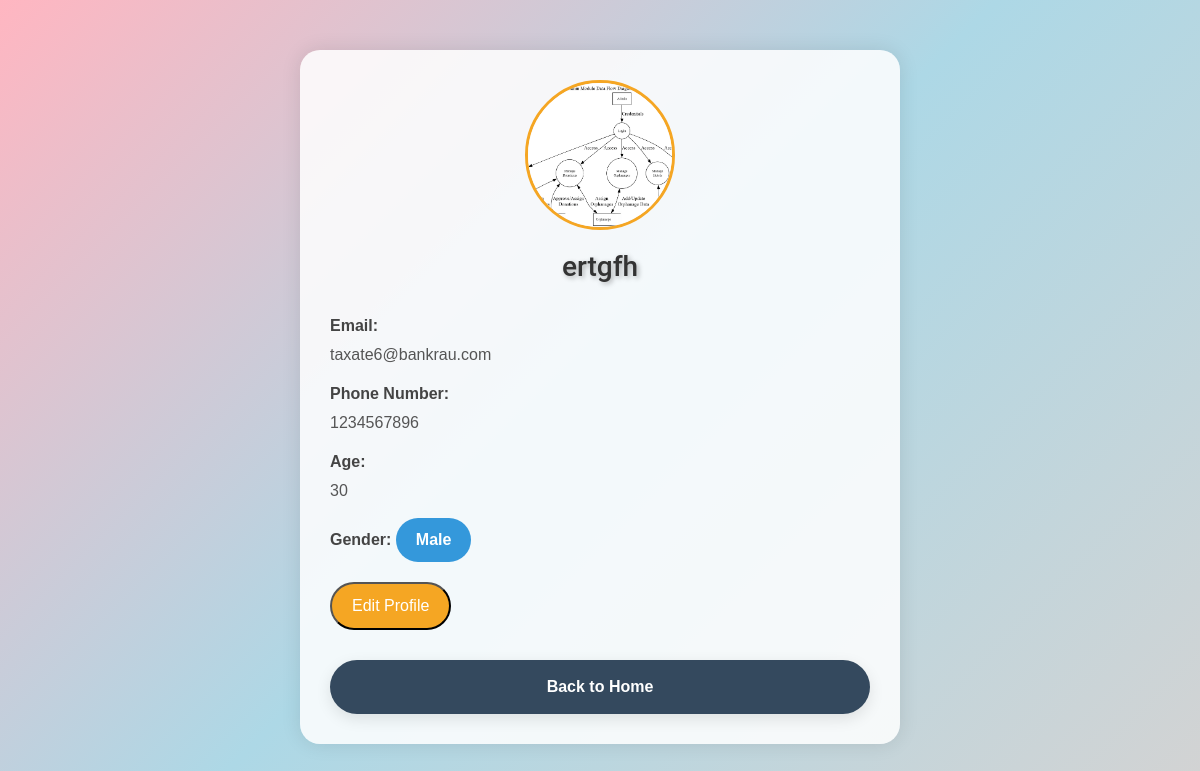
/coordinatorprofile/ (signed in), run on the app's committed database.
### sharebite/models.py (models this page shows, shortened)
class coordinator(models.Model):
    name=models.CharField(max_length=25,null=True,blank=True)
    email=models.EmailField(unique=True,null=True)
    number=models.IntegerField(null=True)
    password=models.CharField(max_length=100,null=True)
    image=models.ImageField(upload_to="userimg",null=True,blank=True)
    gender_choices=(
        ('MALE','male'),
        ('FEMALE','female')
    )
    gender=models.CharField(max_length=30,null=True,blank=True,choices=gender_choices)
    age=models.IntegerField(null=True,blank=True)

### sharebite/views.py (the view)
# urls.py: path('coordinatorprofile/',views.coordinatorprofile,name='coordinatorprofile'),
def coordinatorprofile(request):
   email=request.session['email']
   if email:
      user=coordinator.objects.get(email=email)
      return render(request,'coordinatorprofile.html',{'user':user})
   return render(request,"x.html")

### sharebite/templates/coordinatorprofile.html (shortened to what this page needs)
{% load static %}
<!DOCTYPE html>
<html lang="en">
<head>
    <link href="https://cdn.jsdelivr.net/npm/bootstrap@5.3.0/dist/css/bootstrap.min.css" rel="stylesheet">
</head>
<body>
    <div class="container">
        <div class="profile-header">
            <img src="{% if user.image %}{{ user.image.url }}{% else %}{% static 'default-profile.png' %}{% endif %}" alt="Profile Image">
            <h2>{{ user.name }}</h2>
        </div>
        <div class="profile-info">
            <label>Email:</label>
            <p>{{ user.email }}</p>
            <label>Phone Number:</label>
            <p>{{ user.number }}</p>
            <label>Age:</label>
            <p>{{ user.age }}</p>
            <label>Gender:</label>
            <span class="gender-badge {% if user.gender == 'MALE' %}male{% else %}female{% endif %}">{{ user.gender|title }}</span>
        </div>
        <button class="edit-button" onclick="showEditForm()">Edit Profile</button>
        <a href="{% url 'coordinatorhome' %}" class="back-button">Back to Home</a>
    </div>
</body>
</html>

### sharebite/templates/coordinatorprofile.html (style rules this page uses)
body { background: linear-gradient(135deg, #FFB6C1, #ADD8E6, #D3D3D3); background-size: cover; font-family: 'Arial', sans-serif; margin: 0; padding: 0; }
.container { width: 50%; margin: 50px auto; background-color: rgba(255, 255, 255, 0.85); border-radius: 20px; box-shadow: 0 0 20px rgba(0, 0, 0, 0.1); padding: 30px; transition: transform 0.3s ease, box-shadow 0.3s ease; }
.profile-header { text-align: center; margin-bottom: 30px; }
.profile-header img { border-radius: 50%; width: 150px; height: 150px; object-fit: cover; margin-bottom: 20px; border: 3px solid #f5a623; }
.profile-header h2 { margin: 0; font-size: 1.75rem; color: #333; font-family: 'Roboto', sans-serif; text-shadow: 2px 2px 5px rgba(0, 0, 0, 0.3); }
.profile-info { margin-top: 20px; }
.profile-info label { font-weight: bold; color: #444; }
.profile-info p { margin: 5px 0 15px 0; color: #555; }
.edit-button, .save-button, .cancel-button, .back-button { display: inline-block; margin-top: 20px; padding: 10px 20px; background-color: #f5a623; color: white; text-decoration: none; border-radius: 50px; transition: background-color 0.3s ease, transform 0.3s ease; cursor: pointer; }
.gender-badge { display: inline-block; padding: 10px 20px; background-color: #8e44ad; color: white; border-radius: 30px; font-weight: bold; }
.gender-badge.male { background-color: #3498db; }
.back-button { margin-top: 30px; background-color: #34495e; color: white; font-weight: bold; text-align: center; padding: 15px 25px; border-radius: 50px; display: block; text-decoration: none; width: 100%; box-shadow: 0 5px 15px rgba(0, 0, 0, 0.1); }

### data on the page
coordinator: image (picture), name "ertgfh", email "taxate6@bankrau.com", number "1234567896", age "30", gender "Male"
